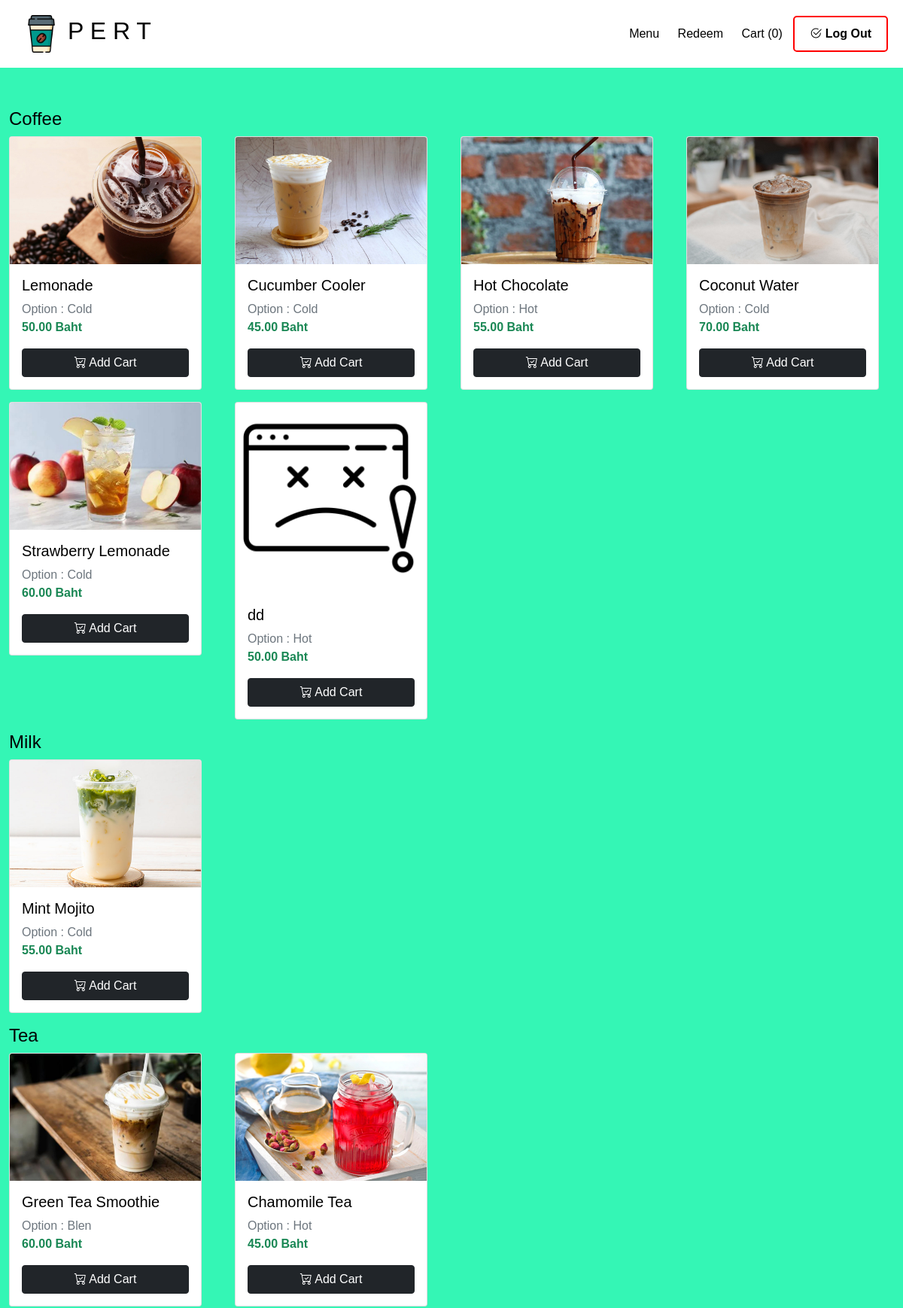
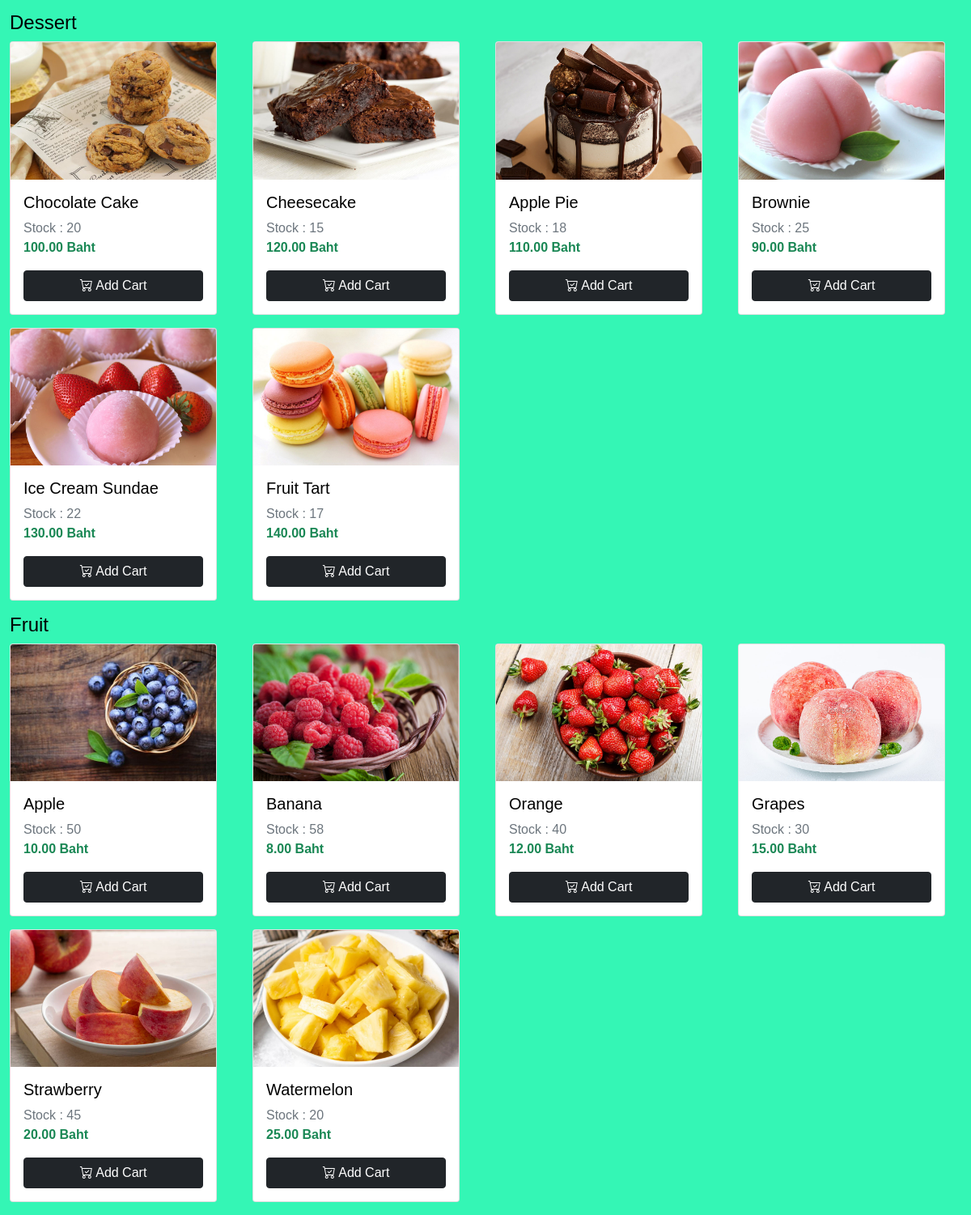
Page /cafe/Cashierphp/index.php (signed in) on the committed database (2 pictures, top to bottom).
### tables this page shows
CREATE TABLE `water_menu` (
  `w_menuID` int(10) NOT NULL,
  `w_menuName` varchar(255) NOT NULL,
  `w_waterType` varchar(255) NOT NULL,
  `w_HotColdBlended` varchar(4) NOT NULL,
  `w_price` int(3) NOT NULL,
  `w_picture` varchar(255) NOT NULL
);

CREATE TABLE `dessert_menu` (
  `dess_menuID` int(10) NOT NULL,
  `dess_menuName` varchar(255) NOT NULL,
  `dess_quantity` int(3) DEFAULT NULL,
  `dess_price` int(3) NOT NULL,
  `dess_picture` varchar(255) NOT NULL
);

CREATE TABLE `fruit_menu` (
  `fruit_menuID` int(10) NOT NULL,
  `fruit_menuName` varchar(255) NOT NULL,
  `fruit_quantity` int(3) DEFAULT NULL,
  `fruit_price` int(3) NOT NULL,
  `fruit_picture` varchar(255) NOT NULL
);

### cafe/Cashierphp/index.php (the view, shortened to what this page needs)
<?php
include '../condb/database.php';
$cof_query = mysqli_query($conn, "SELECT * FROM water_menu WHERE w_waterType = 'coffee'");
$cof_row = mysqli_num_rows($cof_query);
$mil_query = mysqli_query($conn, "SELECT * FROM water_menu WHERE w_waterType = 'milk'");
$mil_row = mysqli_num_rows($mil_query);
$tea_query = mysqli_query($conn, "SELECT * FROM water_menu WHERE w_waterType = 'tea'");
$tea_row = mysqli_num_rows($tea_query);
$dess_query = mysqli_query($conn, "SELECT * FROM dessert_menu");
$dess_row = mysqli_num_rows($dess_query);
$fruit_query = mysqli_query($conn, "SELECT * FROM fruit_menu");
$fruit_row = mysqli_num_rows($fruit_query);
?>
<!DOCTYPE html>
<html lang="en">
<head>
    <link href="https://cdn.jsdelivr.net/npm/bootstrap@5.0.2/dist/css/bootstrap.min.css" rel="stylesheet">
    <link rel="stylesheet" href="https://cdn.jsdelivr.net/npm/bootstrap-icons@1.11.3/font/bootstrap-icons.min.css">
    <link rel="stylesheet" href="../css/css_for_cashier/cashier_styles.css">
</head>
<body>
    <div class="nav">
        <div class="logo-container">
            <a href="#"><img src="../image/coffee-cup.png" class="logo" /></a>
            <h2>P E R T</h2>
        </div>
        <div class="links">
            <a href="index.php">Menu</a>
            <a href="redeem.php">Redeem</a>
            <a href="cart.php">Cart (<?php echo count($_SESSION['cart'] ?? []) ?>) </a>
            <button id="LogoutBtn"><i class="bi bi-check2-circle"></i> Log Out</button>
        </div>
    </div>
    <div class="container" style="margin-top: 30px;">
        <br>
        <div class="row">
            <h4>Coffee</h4>
            <?php if ($cof_row > 0) : ?>
                <?php while ($water = mysqli_fetch_assoc($cof_query)) : ?>
                    <div class="col-3 mb-3">
                        <div class="card" style="width: 16rem;">
                            <?php if (!empty($water['w_picture'])) : ?>
                                <img src="../image/menu/Water/<?php echo $water['w_picture']; ?>" class="card-img-top" width="100" alt="Product Image">
                            <?php else : ?>
                                <img src="../image/error.png" class="card-img-top" width="100" alt="Product Image">
                            <?php endif; ?>
                            <div class="card-body">
                                <h5 class="card-title"><?php echo $water['w_menuName']; ?></h5>
                                <p class="card-text text-muted mb-0">Option : <?php echo $water['w_HotColdBlended']; ?></p>
                                <p class="card-text text-success fw-bold"><?php echo number_format($water['w_price'], 2); ?> Baht</p>
                                <a href="../condb/cart-adddb.php?id=<?php echo $water['w_menuName']; ?>" class="btn btn-dark w-100"><i class="bi bi-cart-check"></i> Add Cart</a>
                            </div>
                        </div>
                    </div>
                <?php endwhile; ?>
            <?php else : ?>
                <diiv class="col-12">
                    <h4 class="text-danger">No product data</h4>
                </diiv>
            <?php endif; ?>
        </div>
        <div class="row">
            <h4>Milk</h4>
            <?php if ($mil_row > 0) : ?>
                <?php while ($water = mysqli_fetch_assoc($mil_query)) : ?>
                    <div class="col-3 mb-3">
                        <div class="card" style="width: 16rem;">
                            <?php if (!empty($water['w_picture'])) : ?>
                                <img src="../image/menu/Water/<?php echo $water['w_picture']; ?>" class="card-img-top" width="100" alt="Product Image">
                            <?php else : ?>
                                <img src="../image/error.png" class="card-img-top" width="100" alt="Product Image">
                            <?php endif; ?>
                            <div class="card-body">
                                <h5 class="card-title"><?php echo $water['w_menuName']; ?></h5>
                                <p class="card-text text-muted mb-0">Option : <?php echo $water['w_HotColdBlended']; ?></p>
                                <p class="card-text text-success fw-bold"><?php echo number_format($water['w_price'], 2); ?> Baht</p>
                                <a href="../condb/cart-adddb.php?id=<?php echo $water['w_menuName']; ?>" class="btn btn-dark w-100"><i class="bi bi-cart-check"></i> Add Cart</a>
                            </div>
                        </div>
                    </div>
                <?php endwhile; ?>
            <?php else : ?>
                <diiv class="col-12">
                    <h4 class="text-danger">No product data</h4>
                </diiv>
            <?php endif; ?>
        </div>
        <div class="row">
            <h4>Tea</h4>
            <?php if ($tea_row > 0) : ?>
                <?php while ($water = mysqli_fetch_assoc($tea_query)) : ?>
                    <div class="col-3 mb-3">
                        <div class="card" style="width: 16rem;">
                            <?php if (!empty($water['w_picture'])) : ?>
                                <img src="../image/menu/Water/<?php echo $water['w_picture']; ?>" class="card-img-top" width="100" alt="Product Image">
                            <?php else : ?>
                                <img src="../image/error.png" class="card-img-top" width="100" alt="Product Image">
                            <?php endif; ?>
                            <div class="card-body">
                                <h5 class="card-title"><?php echo $water['w_menuName']; ?></h5>
                                <p class="card-text text-muted mb-0">Option : <?php echo $water['w_HotColdBlended']; ?></p>
                                <p class="card-text text-success fw-bold"><?php echo number_format($water['w_price'], 2); ?> Baht</p>
                                <a href="../condb/cart-adddb.php?id=<?php echo $water['w_menuName']; ?>" class="btn btn-dark w-100"><i class="bi bi-cart-check"></i> Add Cart</a>
                            </div>
                        </div>
                    </div>
                <?php endwhile; ?>
            <?php else : ?>
                <diiv class="col-12">
                    <h4 class="text-danger">No product data</h4>
                </diiv>
            <?php endif; ?>
        </div>
        <div class="row">
            <h4>Dessert</h4>
            <?php if ($dess_row > 0) : ?>
                <?php while ($dessert = mysqli_fetch_assoc($dess_query)) : ?>
                    <div class="col-3 mb-3">
                        <div class="card" style="width: 16rem;">
                            <?php if (!empty($dessert['dess_picture'])) : ?>
                                <img src="../image/menu/Dessert/<?php echo $dessert['dess_picture']; ?>" class="card-img-top" width="100" alt="Product Image">
                            <?php else : ?>
                                <img src="../image/error.png" class="card-img-top" width="100" alt="Product Image">
                            <?php endif; ?>
                            <div class="card-body">
                                <h5 class="card-title"><?php echo $dessert['dess_menuName']; ?></h5>
                                <p class="card-text text-muted mb-0">Stock : <?php echo $dessert['dess_quantity']; ?></p>
                                <p class="card-text text-success fw-bold"><?php echo number_format($dessert['dess_price'], 2); ?> Baht</p>
                                <?php if ($dessert['dess_quantity'] == 0) : ?>
                                    <button class="btn btn-dark w-100" disabled><i class="bi bi-cart-check"></i> Add Cart</button>
                                <?php else : ?>
                                    <a href="../condb/cart-adddb.php?id=<?php echo $dessert['dess_menuName']; ?>" class="btn btn-dark w-100"><i class="bi bi-cart-check"></i> Add Cart</a>
                                <?php endif; ?>
                            </div>
                        </div>
                    </div>
                <?php endwhile; ?>
            <?php else : ?>
                <diiv class="col-12">
                    <h4 class="text-danger">No product data</h4>
                </diiv>
            <?php endif; ?>
        </div>
        <div class="row">
            <h4>Fruit</h4>
            <?php if ($fruit_row > 0) : ?>
                <?php while ($fruit = mysqli_fetch_assoc($fruit_query)) : ?>
                    <div class="col-3 mb-3">
                        <div class="card" style="width: 16rem;">
                            <?php if (!empty($fruit['fruit_picture'])) : ?>
                                <img src="../image/menu/Fruit/<?php echo $fruit['fruit_picture']; ?>" class="card-img-top" width="100" alt="Product Image">
                            <?php else : ?>
                                <img src="../image/error.png" class="card-img-top" width="100" alt="Product Image">
                            <?php endif; ?>
                            <div class="card-body">
                                <h5 class="card-title"><?php echo $fruit['fruit_menuName']; ?></h5>
                                <p class="card-text text-muted mb-0">Stock : <?php echo $fruit['fruit_quantity']; ?></p>
                                <p class="card-text text-success fw-bold"><?php echo number_format($fruit['fruit_price'], 2); ?> Baht</p>
                                <?php if ($fruit['fruit_quantity'] == 0): ?>
                                    <button class="btn btn-dark w-100" disabled><i class="bi bi-cart-check"></i> Add Cart</button>
                                <?php else: ?>
                                    <a href="../condb/cart-adddb.php?id=<?php echo $fruit['fruit_menuName']; ?>" class="btn btn-dark w-100"><i class="bi bi-cart-check"></i> Add Cart</a>
                                <?php endif; ?>
                            </div>
                        </div>
                    </div>
                <?php endwhile; ?>
            <?php else : ?>
                <diiv class="col-12">
                    <h4 class="text-danger">No product data</h4>
                </diiv>
            <?php endif; ?>
        </div>
    </div>
</body>
</html>

### cafe/css/css_for_cashier/cashier_styles.css (style rules this page uses)
body { background-color: #34f6b5; color: black; font-family: Arial, sans-serif; }
.container { max-width: 1200px; margin: 0 auto; }
.nav { background-color: white; display: flex; align-items: center; justify-content: space-between; padding: 20px; }
.nav a { color: black; text-decoration: none; margin: 0 10px; }
.nav button { border: none; background-color: green; color: black; padding: 10px 20px; border-radius: 5px; cursor: pointer; }
.logo-container { display: flex; align-items: center; }
.logo { max-width: 50px; max-height: 50px; }
.links button { border: 2px solid red; background-color: transparent; color: black; padding: 10px 20px; border-radius: 5px; cursor: pointer; font-weight: bold; transition: background-color 0.3s, border-color 0.3s; }

### rows in the picture
water_menu: w_picture (picture), w_menuName "Lemonade", w_HotColdBlended "Cold", w_price "50.00"
water_menu: w_picture (picture), w_menuName "Cucumber Cooler", w_HotColdBlended "Cold", w_price "45.00"
water_menu: w_picture (picture), w_menuName "Hot Chocolate", w_HotColdBlended "Hot", w_price "55.00"
water_menu: w_picture (picture), w_menuName "Coconut Water", w_HotColdBlended "Cold", w_price "70.00"
water_menu: w_picture (picture), w_menuName "Strawberry Lemonade", w_HotColdBlended "Cold", w_price "60.00"
water_menu: w_menuName "dd", w_HotColdBlended "Hot", w_price "50.00"
water_menu: w_picture (picture), w_menuName "Mint Mojito", w_HotColdBlended "Cold", w_price "55.00"
water_menu: w_picture (picture), w_menuName "Green Tea Smoothie", w_HotColdBlended "Blen", w_price "60.00"
water_menu: w_picture (picture), w_menuName "Chamomile Tea", w_HotColdBlended "Hot", w_price "45.00"
dessert_menu: dess_picture (picture), dess_menuName "Chocolate Cake", dess_quantity "20", dess_price "100.00"
dessert_menu: dess_picture (picture), dess_menuName "Cheesecake", dess_quantity "15", dess_price "120.00"
dessert_menu: dess_picture (picture), dess_menuName "Apple Pie", dess_quantity "18", dess_price "110.00"
dessert_menu: dess_picture (picture), dess_menuName "Brownie", dess_quantity "25", dess_price "90.00"
dessert_menu: dess_picture (picture), dess_menuName "Ice Cream Sundae", dess_quantity "22", dess_price "130.00"
dessert_menu: dess_picture (picture), dess_menuName "Fruit Tart", dess_quantity "17", dess_price "140.00"
fruit_menu: fruit_picture (picture), fruit_menuName "Apple", fruit_quantity "50", fruit_price "10.00"
fruit_menu: fruit_picture (picture), fruit_menuName "Banana", fruit_quantity "58", fruit_price "8.00"
fruit_menu: fruit_picture (picture), fruit_menuName "Orange", fruit_quantity "40", fruit_price "12.00"
fruit_menu: fruit_picture (picture), fruit_menuName "Grapes", fruit_quantity "30", fruit_price "15.00"
fruit_menu: fruit_picture (picture), fruit_menuName "Strawberry", fruit_quantity "45", fruit_price "20.00"
fruit_menu: fruit_picture (picture), fruit_menuName "Watermelon", fruit_quantity "20", fruit_price "25.00"

### other values in the picture
count($_SESSION['cart'] ?? []) "0"
